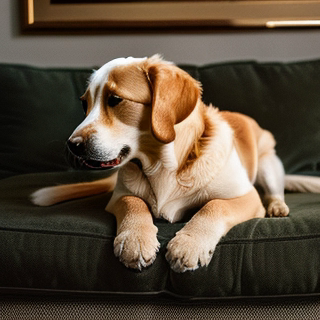
#> input picture frame 1 of resources/retriever.mp4, 320 x 320 px
$ python warp_video.py
#> lines starting #> are read from the running program, lines starting #| are printed output that depends on the picture
import cv2
import numpy as np
import os

# [90 lines of commented-out code are left out]

def perspective_warp(image, src_pts, dst_pts):
    """
    Perform a perspective warp on a single image given source and destination points.

    :param image: Input image.
    :param src_pts: Source points for the perspective transformation.
    :param dst_pts: Destination points for the perspective transformation.
    :return: Warped image.
    """
    # Convert points to numpy arrays
    src_pts = np.float32(src_pts)
    dst_pts = np.float32(dst_pts)

    # Compute the homography matrix
    h_matrix, _ = cv2.findHomography(src_pts, dst_pts)

    # Warp the image using the homography matrix
    warped_image = cv2.warpPerspective(image, h_matrix, (image.shape[1], image.shape[0]))

    return warped_image

def process_video(input_video_path, output_video_path, src_pts, dst_pts):
    """
    Process a video by applying a perspective warp to each frame and then rectifying it.

    :param input_video_path: Path to the input video file.
    :param output_video_path: Path to save the output video file.
    :param src_pts: Source points for the perspective transformation.
    :param dst_pts: Destination points for the perspective transformation.
    """
#> called with input_video_path = './resources/retriever.mp4', output_video_path = './resources/retriever_warped.mp4'
    # Open the input video
    cap = cv2.VideoCapture(input_video_path)

    if not cap.isOpened():
        raise ValueError("Error opening video file.")

    # Get video properties
    frame_width = int(cap.get(cv2.CAP_PROP_FRAME_WIDTH))
    frame_height = int(cap.get(cv2.CAP_PROP_FRAME_HEIGHT))
    fps = cap.get(cv2.CAP_PROP_FPS)

    # Define the codec and create VideoWriter object
    fourcc = cv2.VideoWriter_fourcc(*'mp4v')
    out = cv2.VideoWriter(output_video_path, fourcc, fps, (frame_width, frame_height))

    while True:
        ret, frame = cap.read()
#> frame is the input picture: shape (320, 320, 3); mean B, G, R 59, 75.9, 90.5
        if not ret:
            break

        # Apply perspective warp to the frame
        warped_frame = perspective_warp(frame, src_pts, dst_pts)
#> in perspective_warp, `warped_image = cv2.warpPerspective(image, h_matrix, (image.shape[1], i..`:
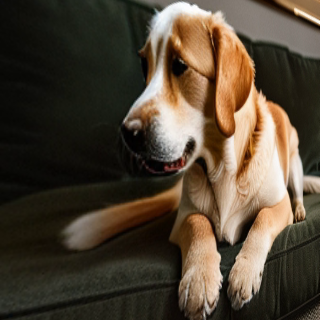
#> warped_image: shape (320, 320, 3); mean B, G, R 52.4, 68.3, 80.8

        # Rectify the warped frame to square shape
        # rectified_frame = inverse_perspective_warp(warped_frame, src_pts, dst_pts)

        # Resize rectified frame to 320x320 if necessary
        # rectified_frame = cv2.resize(warped_frame, (320, 320))

        # Write the processed frame to the output video
        out.write(warped_frame)

    # Release video objects
    cap.release()
    out.release()
    cv2.destroyAllWindows()

# Example usage
if __name__ == "__main__":
    input_video_path = './resources/retriever.mp4'
    output_video_path = './resources/retriever_warped.mp4'

    d = 90

    dst_pts = [(0, 0), (319, 0), (319, 319), (0, 319)]
    src_pts = [(0, d), (319, 0), (319, 319), (0, 319 - d)]


    process_video(input_video_path, output_video_path, src_pts, dst_pts)


# [11 lines of commented-out code are left out]

$ run again, starting later in the video
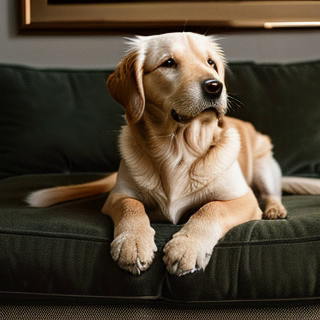
#> input picture frame 7 of resources/retriever.mp4, 320 x 320 px
#> in process_video, frame is the input picture: shape (320, 320, 3); mean B, G, R 54.1, 69.5, 81.3
#> in perspective_warp, `warped_image = cv2.warpPerspective(image, h_matrix, (image.shape[1], i..`:
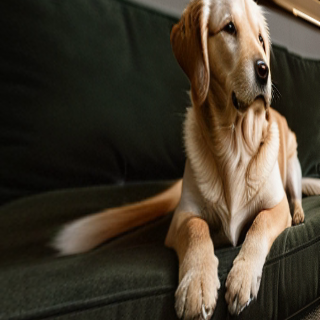
#> warped_image: shape (320, 320, 3); mean B, G, R 44.3, 58.5, 67.7

$ run again, starting later in the video
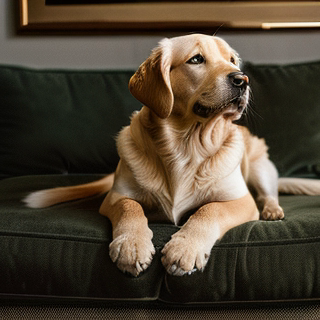
#> input picture frame 12 of resources/retriever.mp4, 320 x 320 px
#> in process_video, frame is the input picture: shape (320, 320, 3); mean B, G, R 51.6, 67.3, 78.8
#> in perspective_warp, `warped_image = cv2.warpPerspective(image, h_matrix, (image.shape[1], i..`:
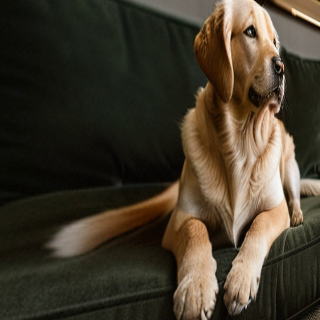
#> warped_image: shape (320, 320, 3); mean B, G, R 43.2, 57.8, 66.6
